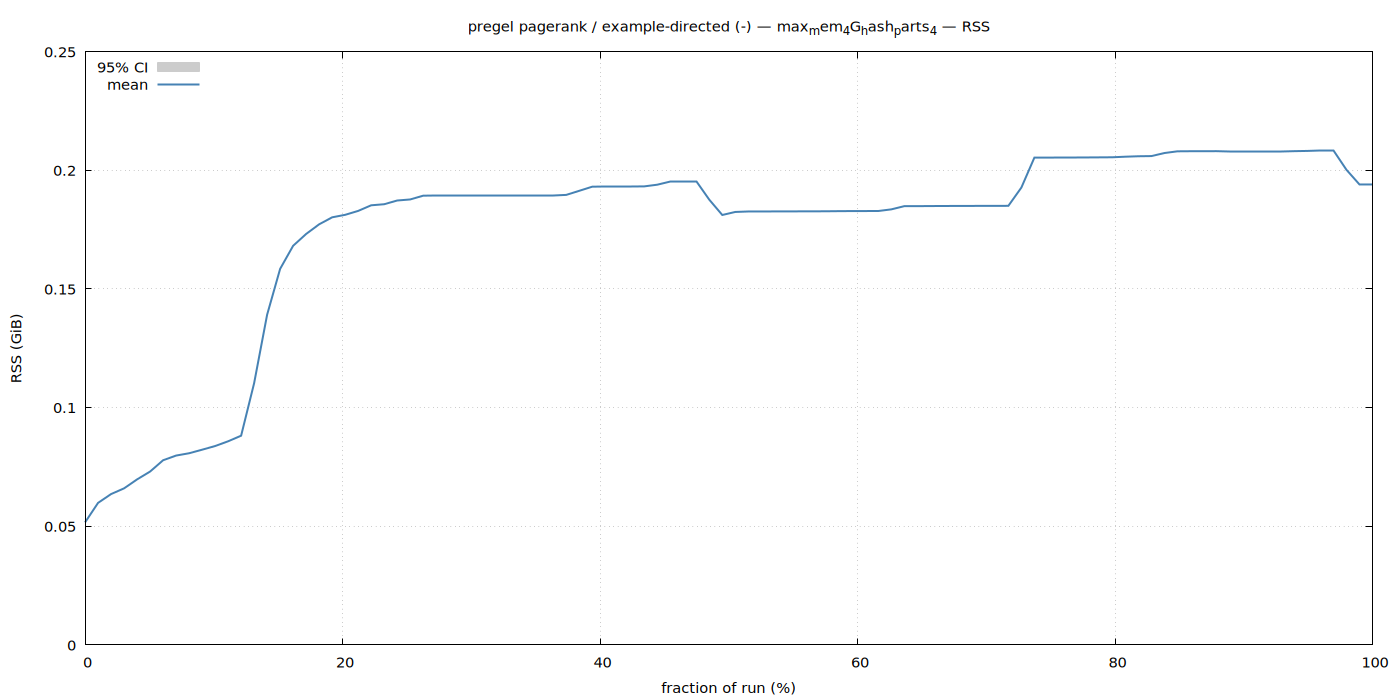

gnuplot code for this plot:
set terminal pngcairo size 1400,700 enhanced font 'Sans,11'
set output '/var/home/sem/github/sail/examples/extensions/benchmarks/sem_benchmark/results/pregel/-/example-directed/max_mem_4G_hash_parts_4/rss.png'
set title "pregel pagerank / example-directed (-) — max_mem_4G_hash_parts_4 — RSS"
set xlabel 'fraction of run (%)'
set ylabel 'RSS (GiB)'
set grid
set key top left
set yrange [0:*]
plot '/var/home/sem/github/sail/examples/extensions/benchmarks/sem_benchmark/results/pregel/-/example-directed/max_mem_4G_hash_parts_4/rss.dat' using 1:3:4 with filledcurves lc rgb '#cccccc' title '95% CI', \
     '' using 1:2 with lines lw 2 lc rgb '#4682b4' title 'mean'
